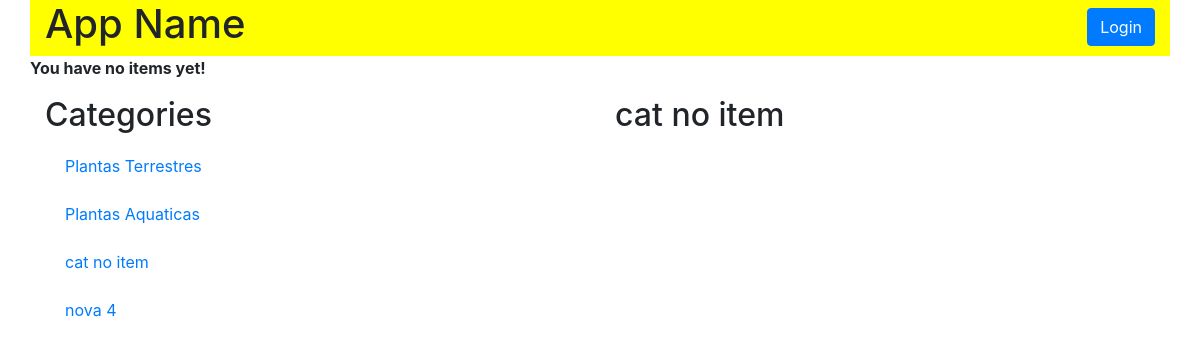
Page /category/5/items on the earlier database version.
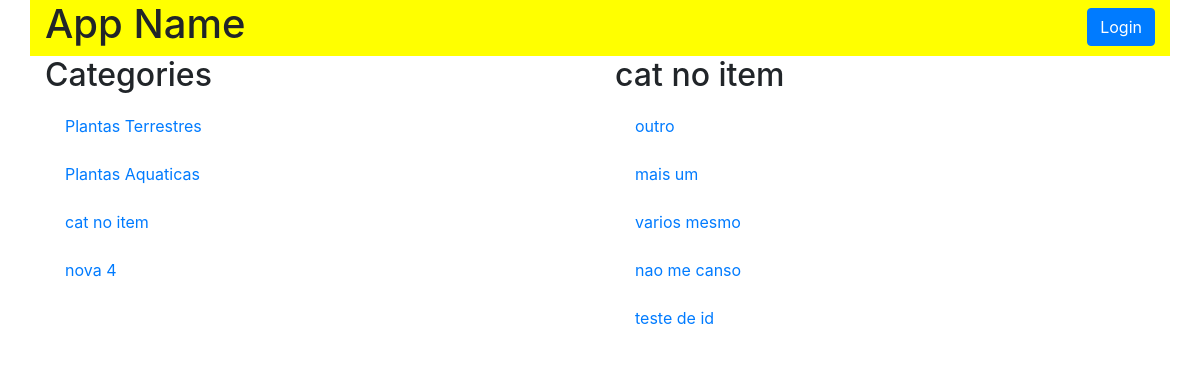
Same page on the later database version.
### models.py (models this page shows, shortened)
class Category(Base):
    __tablename__ = 'category'
    id = Column(Integer, primary_key=True)
    name = Column(String(50), nullable=False)

class Item(Base):
    __tablename__ = 'item'
    id = Column(Integer, primary_key=True)
    name = Column(String(50), nullable=False)
    description = Column(String(1000), nullable=False)
    category_id = Column(Integer, ForeignKey('category.id'))
    category = relationship(Category)

### application.py (the view)
@app.route('/category/<int:category_id>/items')
def categoryFunction(category_id):
    category = session.query(Category)
    category2 = session.query(Category).filter_by(id=category_id).first()
    if not hasattr(category2, 'id'):
        return "this category not exist"
    items = session.query(Item).filter_by(category_id=category2.id)
    if 'username' not in login_session:
        if items.count() == 0:
            flash("You have no items yet!")
            return render_template('publicCategory.html', plantas=category, plantas2=category2, itemName=items)
        else:
            return render_template('publicCategory.html', plantas=category, plantas2=category2, itemName=items)
    else:
        if items.count() == 0:
            flash("You have no items yet!")
            return render_template('category.html', plantas=category, plantas2=category2, itemName=items)
        else:
            return render_template('category.html', plantas=category, plantas2=category2, itemName=items)

### templates/publicCategory.html
{% extends "main.html" %}
{% block content %}
{% include "header.html" %}
    <div class="row">
      <div class="col=md=12">
        {% with messages = get_flashed_messages() %}
        {% if messages %}
        {% for message in messages %}
        <p><strong>{{message}}</strong></p>
        {% endfor %}
        {% endif %}
        {% endwith %}
      </div>
    </div>
    <section class="row">
      <div class="col-md-6">
        <h2>Categories</h2>
        {% for i in plantas %}
          <div class="list-group">
            <a href="{{ url_for('categoryFunction', category_id=i.id)}}" class="list-group-item" class="list-group-item">{{ i.name }}</a>
          </div>
        {% endfor %}
      </div>
      <div class="col-md-6">
        <h2>{{ plantas2.name }}</h2>
        {% for i in itemName %}
          <div class="list-group">
            <a href="{{ url_for('itemFunction', item_id=i.id, category_id=plantas2.id)}}" class="list-group-item" class="list-group-item">{{ i.name }}</a>
          </div>
        {% endfor %}
      </div>
    </section>
{% endblock %}

### templates/main.html (shortened to what this page needs)
<!DOCTYPE html>
<html lang="pt-br">
  <head>
    <link rel="stylesheet" href="https://stackpath.bootstrapcdn.com/bootstrap/4.3.1/css/bootstrap.min.css">
    <link rel="stylesheet" href="{{ url_for('static', filename='styles.css') }}" />
  </head>
  <body>
    <div class="container">
      {% block content %}
      {% endblock %}
    </div>
  </body>
</html>

### templates/header.html
<header id="top-header" class="row">
  <div class="col-md-6">
    <h1>App Name</h1>
  </div>
  <div class="col-md-6 text-right">
    <a href="{{url_for('showLogin')}}">
      <button type="button"  id="log-in-out-button" class="btn btn-primary">Login</button>
    </a>
  </div>
</header>

### static/styles.css (style rules this page uses)
#top-header { background-color: yellow; }
#log-in-out-button { float: right; margin-top: 1.5%; }
.list-group-item { border: 0px; }

Differences in the rows shown:
added Item: name "outro"
added Item: name "mais um"
added Item: name "varios mesmo"
added Item: name "nao me canso"
added Item: name "teste de id"
Other differences:
list line gone: "You have no items yet!"
